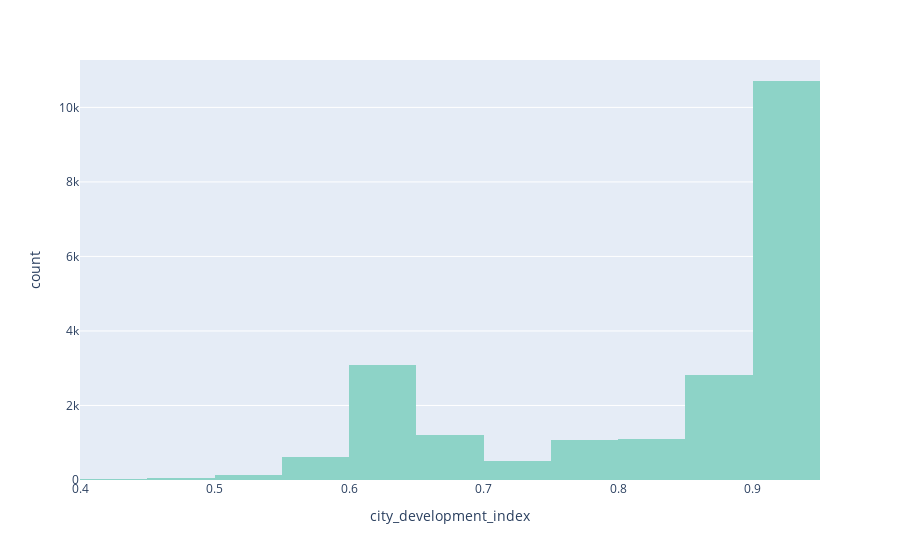

Notebook code for this chart:
### Code cell
# Histogram of city_development_index
fig = px.histogram(df, x="city_development_index", nbins=20, color_discrete_sequence=px.colors.qualitative.Set3)
fig.show()

### Figure 1 — Plotly figure (JSON) as saved in the notebook; plotly's stock layout.template omitted (floating-point values rounded to 4 significant figures; data arrays with more than 128 entries replaced by an {"elided": "..."} marker saying what was removed)
{"data": [{"alignmentgroup": "True", "bingroup": "x", "hovertemplate": "city_development_index=%{x}<br>count=%{y}<extra></extra>", "legendgroup": "", "marker": {"color": "rgb(141,211,199)"}, "name": "", "nbinsx": 20, "offsetgroup": "", "orientation": "v", "showlegend": false, "type": "histogram", "x": {"elided": "21287 float values"}, "xaxis": "x", "yaxis": "y"}], "layout": {"barmode": "relative", "legend": {"tracegroupgap": 0}, "margin": {"t": 60}, "xaxis": {"anchor": "y", "domain": [0, 1], "title": {"text": "city_development_index"}}, "yaxis": {"anchor": "x", "domain": [0, 1], "title": {"text": "count"}}}}
